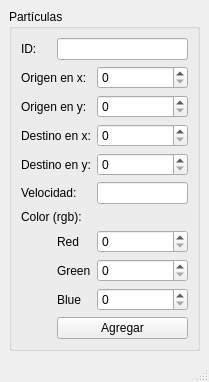
<?xml version="1.0" encoding="UTF-8"?>
<ui version="4.0">
 <class>MainWindow</class>
 <widget class="QMainWindow" name="MainWindow">
  <property name="geometry">
   <rect>
    <x>0</x>
    <y>0</y>
    <width>209</width>
    <height>362</height>
   </rect>
  </property>
  <property name="windowTitle">
   <string>Capturador de partículas</string>
  </property>
  <widget class="QWidget" name="centralwidget">
   <layout class="QGridLayout" name="gridLayout_2">
    <item row="0" column="0">
     <widget class="QGroupBox" name="groupBox">
      <property name="title">
       <string>Partículas</string>
      </property>
      <layout class="QGridLayout" name="gridLayout">
       <item row="0" column="0">
        <widget class="QLabel" name="label_20">
         <property name="text">
          <string>ID:</string>
         </property>
        </widget>
       </item>
       <item row="0" column="1" colspan="2">
        <widget class="QLineEdit" name="lineEdit_2"/>
       </item>
       <item row="1" column="0" colspan="2">
        <widget class="QLabel" name="label_13">
         <property name="text">
          <string>Origen en x:</string>
         </property>
        </widget>
       </item>
       <item row="1" column="2">
        <widget class="QSpinBox" name="spinBox_13">
         <property name="maximum">
          <number>500</number>
         </property>
        </widget>
       </item>
       <item row="2" column="0" colspan="2">
        <widget class="QLabel" name="label_12">
         <property name="text">
          <string>Origen en y:</string>
         </property>
        </widget>
       </item>
       <item row="2" column="2">
        <widget class="QSpinBox" name="spinBox_16">
         <property name="maximum">
          <number>500</number>
         </property>
        </widget>
       </item>
       <item row="3" column="0" colspan="2">
        <widget class="QLabel" name="label_18">
         <property name="text">
          <string>Destino en x:</string>
         </property>
        </widget>
       </item>
       <item row="3" column="2">
        <widget class="QSpinBox" name="spinBox_15">
         <property name="maximum">
          <number>500</number>
         </property>
        </widget>
       </item>
       <item row="4" column="0" colspan="2">
        <widget class="QLabel" name="label_16">
         <property name="text">
          <string>Destino en y:</string>
         </property>
        </widget>
       </item>
       <item row="4" column="2">
        <widget class="QSpinBox" name="spinBox_11">
         <property name="maximum">
          <number>500</number>
         </property>
        </widget>
       </item>
       <item row="5" column="0" colspan="2">
        <widget class="QLabel" name="label_15">
         <property name="text">
          <string>Velocidad:</string>
         </property>
        </widget>
       </item>
       <item row="5" column="2">
        <widget class="QLineEdit" name="lineEdit"/>
       </item>
       <item row="6" column="0" colspan="2">
        <widget class="QLabel" name="label_14">
         <property name="text">
          <string>Color (rgb):</string>
         </property>
        </widget>
       </item>
       <item row="7" column="1">
        <widget class="QLabel" name="label_11">
         <property name="text">
          <string>Red</string>
         </property>
        </widget>
       </item>
       <item row="8" column="1">
        <widget class="QLabel" name="label_17">
         <property name="text">
          <string>Green</string>
         </property>
        </widget>
       </item>
       <item row="8" column="2">
        <widget class="QSpinBox" name="spinBox_10">
         <property name="maximum">
          <number>255</number>
         </property>
        </widget>
       </item>
       <item row="9" column="1">
        <widget class="QLabel" name="label_19">
         <property name="text">
          <string>Blue</string>
         </property>
        </widget>
       </item>
       <item row="9" column="2">
        <widget class="QSpinBox" name="spinBox_14">
         <property name="maximum">
          <number>255</number>
         </property>
        </widget>
       </item>
       <item row="10" column="1" colspan="2">
        <widget class="QPushButton" name="pushButton_2">
         <property name="text">
          <string>Agregar</string>
         </property>
        </widget>
       </item>
       <item row="7" column="2">
        <widget class="QSpinBox" name="spinBox_9">
         <property name="maximum">
          <number>255</number>
         </property>
        </widget>
       </item>
      </layout>
     </widget>
    </item>
   </layout>
  </widget>
  <widget class="QMenuBar" name="menubar">
   <property name="geometry">
    <rect>
     <x>0</x>
     <y>0</y>
     <width>209</width>
     <height>22</height>
    </rect>
   </property>
  </widget>
  <widget class="QStatusBar" name="statusbar"/>
 </widget>
 <resources/>
 <connections/>
</ui>
